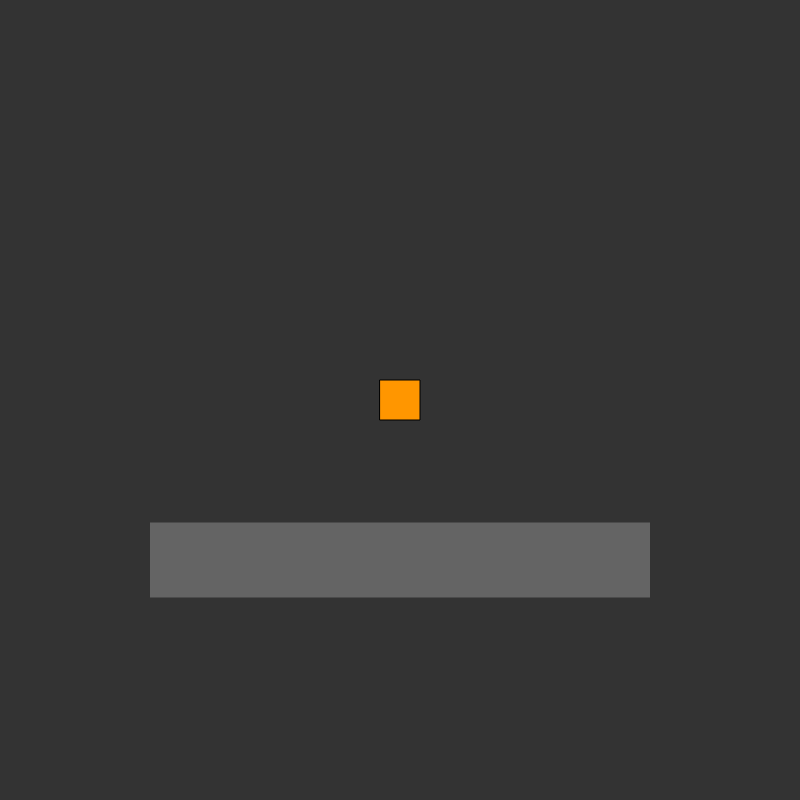
Frame 1 (no input)
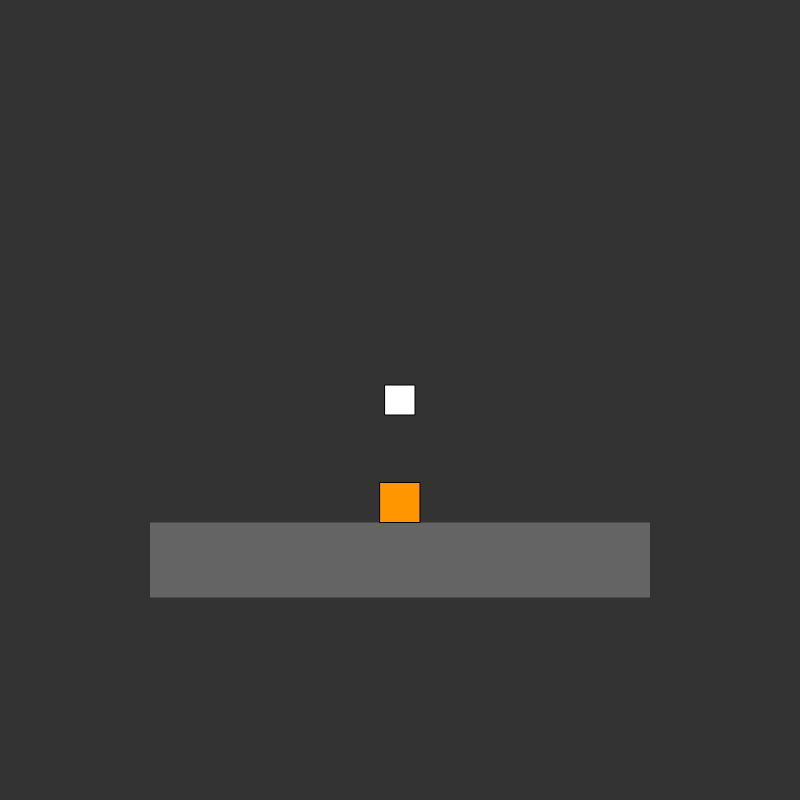
Frame 60 (no input)
Frame 120 (the mouse pressed at the canvas centre since frame 60): identical to frame 60, image omitted

The p5.js sketch that drew these frames (run headless with seeded random() and noise() and a simulated clock; from frame 60 on, the mouse is pressed at the canvas centre):

// p5.js sketch
// ── sketch.js
let player, npc;
let platforms = [];
function setup() {
  createCanvas(800, 800);
  rectMode(CENTER);
  player = new Player(width/2, height/2);
  npc = new Npc(width/2, height/2);
  platforms.push(new Platform(createVector(width/2, height * 0.7), createVector(500, 75)));
  
  
}

function draw() {
  background(51);
  

  for(let platform of platforms) {
    platform.render();
    for(let body of bodies) {
      platform.collide(body);
    }
  }

  player.start();
  npc.start();
  
}

 

// ── Rigidbody.js
class Rigidbody {
    constructor(position, size, collide) {
      this.position = position;

      this.collide = collide;
      if(this.collide) {
        bodies.push(this);
      }

      this.old_position = createVector();
      this.velocity = createVector();
      this.acceleration = createVector();
      this.size = size;
      this.force = 0.15;
      this.friction = 0.985;
    }
    
    physics_update() {
      this.old_position = this.position.copy();
      this.velocity.add(this.acceleration);
      this.position.add(this.velocity);
      this.acceleration.mult(0);
  
      this.velocity.mult(this.friction);
    }
    
    moveTo(position, force) {
      let destination = position.copy();
      destination.sub(this.position);
      destination.setMag(force);
      this.applyForce(destination.x, destination.y);
    }
     
    repel(other, max_force, range) {
      let effect_area;
      if(range) {
          effect_area = range;
      } else {
          effect_area = this.size.x / 2 + other.size.x / 2;
      }

      if(other != this) {
         let distance = dist(this.position.x, this.position.y, other.position.x, other.position.y);
         if(distance < effect_area) {
            let force = map(distance, 0, effect_area, max_force, 0);
            this.moveTo(other.position, -force);
         }
         
      }
    }
    
    
    applyForce(fx, fy) {
      let force = createVector(fx, fy);
      this.acceleration.add(force);
    }
  }
  
// ── platform.js
let bodies = [];
class Platform {
    constructor(position, size) {
      this.position = position;
      this.size = size;
    }
  
    render() {
      push();
      rectMode(CENTER);
      noStroke();
      fill(100);
      rect(this.position.x, this.position.y, this.size.x, this.size.y);
      pop();
    }
  
    collide(object) {
      if(object.position.y + object.size.y/2 < this.position.y - this.size.y/2 || object.position.y - object.size.y/2 > this.position.y + this.size.y/2 || object.position.x + object.size.x/2 < this.position.x - this.size.x/2 || object.position.x - object.size.x/2 > this.position.x + this.size.x/2) return;
      
      if(object.position.y + object.size.y/2 > this.position.y - this.size.y/2 && object.old_position.y + object.size.y/2 <= this.position.y - this.size.y/2) {
        object.position.y = this.position.y - this.size.y/2 - object.size.y/2;
        object.velocity.y = 0;
        // Jump
      }

      if(object.position.y - object.size.y/2 < this.position.y + this.size.y/2 && object.old_position.y - object.size.y/2 >= this.position.y + this.size.y/2) {
        object.position.y = this.position.y + this.size.y/2 + object.size.y/2;
        object.velocity.y = 0;
      }

      if(object.position.x + object.size.x/2 > this.position.x - this.size.x/2 && object.old_position.x + object.size.x/2 <= this.position.x - this.size.x/2) {
        object.position.x = this.position.x - this.size.x/2 - object.size.x/2;
        object.velocity.x = 0;
      }

      if(object.position.x - object.size.x/2 < this.position.x + this.size.x/2 && object.old_position.x - object.size.x/2 >= this.position.x + this.size.x/2) {
        object.position.x = this.position.x + this.size.x/2 + object.size.x/2;
        object.velocity.x = 0;
      }
    }
  }
// ── player.js
class Player extends Rigidbody {
    constructor(x, y) {
      super(createVector(x, y), createVector(30, 30), true);

    }
  
    start() {
      this.render();
      this.update();
      this.physics_update();
    }
  
    render() {
      push();
      fill(255);
      rect(this.position.x, this.position.y, this.size.x, this.size.y);
      pop();
    }
  
    update() {
      if(keyIsDown(65)) {
        this.applyForce(-this.force, 0);
      }
  
      if(keyIsDown(68)) {
        this.applyForce(this.force, 0);
      }
  
      if(keyIsDown(87)) {
        this.applyForce(0, -this.force);
      }
  
      if(keyIsDown(83)) {
        this.applyForce(0, this.force);
      }
    }
}

class Npc extends Rigidbody {
  constructor(x, y) {
    super(createVector(x, y), createVector(40, 40), true);

  }

  start() {
    this.render();
    this.update();
    this.physics_update();
  }

  render() {
    push();
    fill(255, 150, 0);
    rect(this.position.x, this.position.y, this.size.x, this.size.y);
    pop();
  }

  update() {
    this.applyForce(0, 0.1);
  }
}
